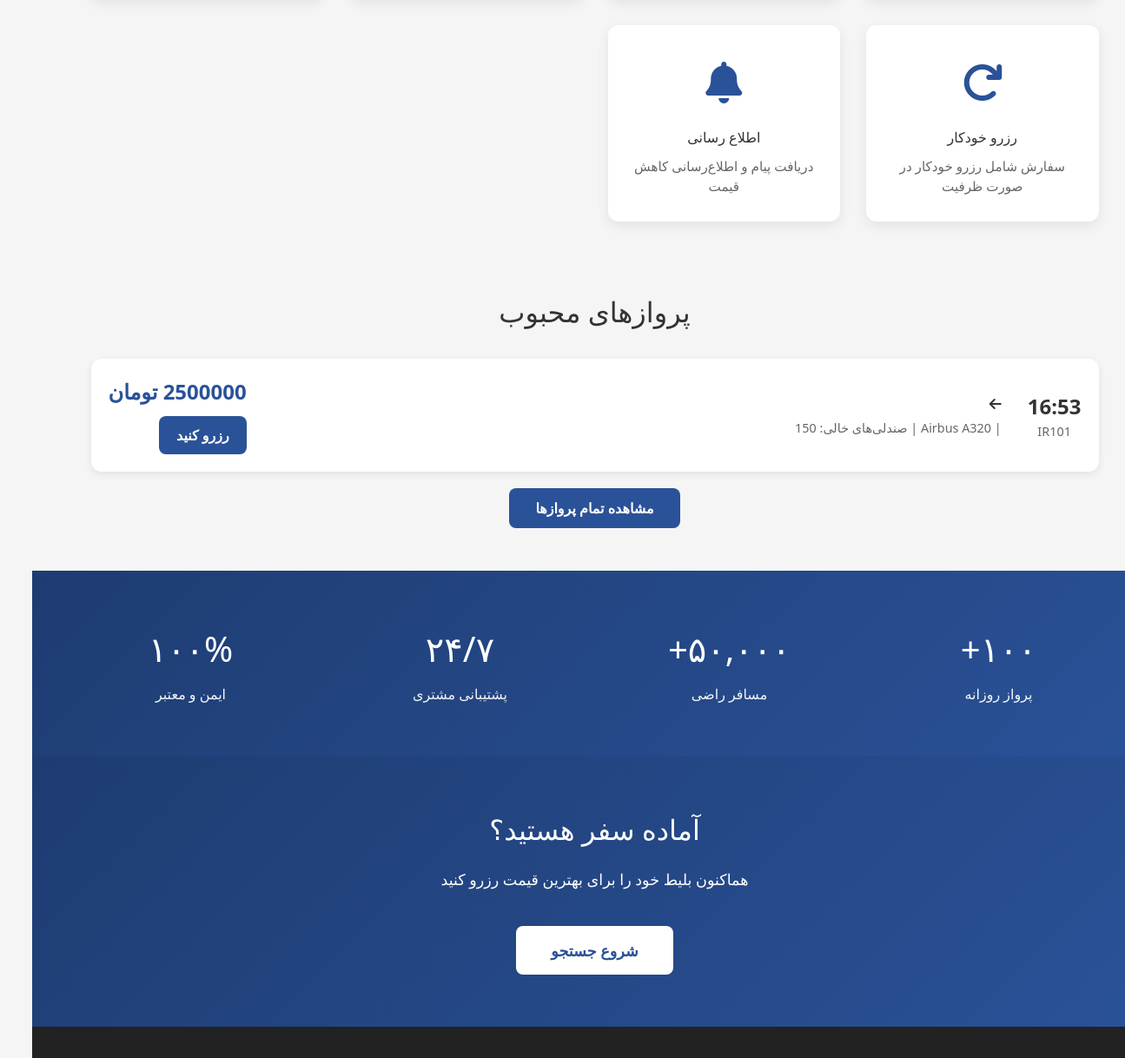
/flight/ (middle part), run on an earlier commit of the app's database.
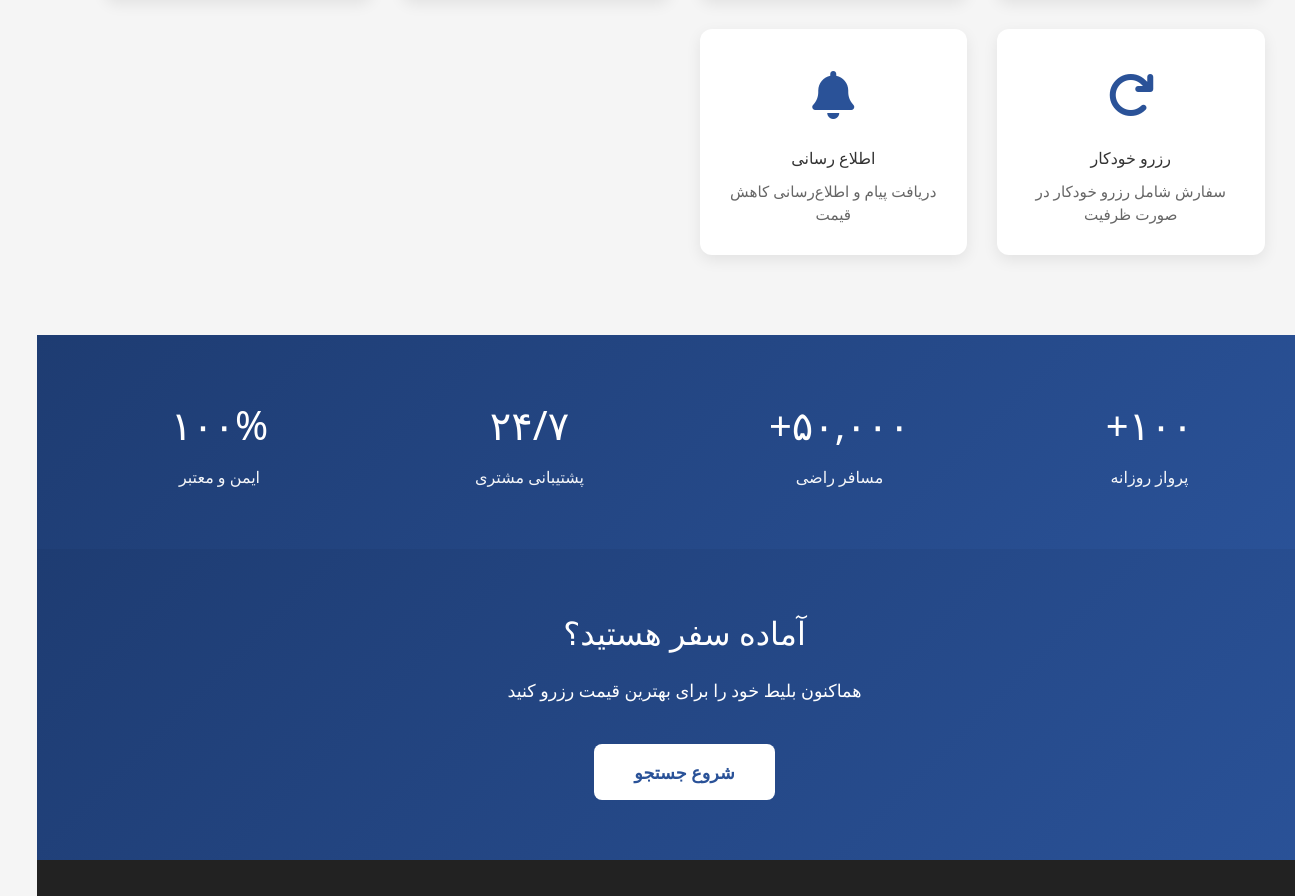
And on a later commit of the database.
### flights/models.py (models this page shows, shortened)
class Flight(models.Model):
    STATUS_CHOICES = [
        ('active', 'فعال'),
        ('cancelled', 'لغو شده'),
    ]
    flight_number = models.CharField(max_length=10, unique=True)
    origin = models.ForeignKey(City, on_delete=models.PROTECT, related_name='flight_departures')
    destination = models.ForeignKey(City, on_delete=models.PROTECT, related_name='flight_arrivals')
    airline = models.ForeignKey(Airline, on_delete=models.PROTECT)
    departure_time = models.DateTimeField()
    arrival_time = models.DateTimeField()
    aircraft_type = models.CharField(max_length=100)
    total_seats = models.IntegerField()
    available_seats = models.IntegerField()
    price_per_seat = models.DecimalField(max_digits=10, decimal_places=2, null=True)
    status = models.CharField(max_length=20, choices=STATUS_CHOICES, default='active')
    created_at = models.DateTimeField(auto_now_add=True)
    updated_at = models.DateTimeField(auto_now=True)
    class Meta:
        ordering = ['-departure_time']

### flights/views.py (the view)
# urls.py: path('flight/', HomeView.as_view(), name='home'),
class HomeView(TemplateView):
    template_name = 'home.html'
    def get_context_data(self, **kwargs):
        context = super().get_context_data(**kwargs)
        context['cities'] = City.objects.all().order_by('name')
        context['total_flights'] = Flight.objects.filter(status='active').count()
        context['latest_flights'] = Flight.objects.filter(status='active')[:5]
        return context

### templates/home.html (shortened to what this page needs)
{% extends "base.html" %}
{% block content %}
    <section class="features">
        <div class="features-grid">
            <div class="feature-card">
                <div class="feature-icon">
                    <i class="fas fa-redo"></i>
                </div>
                <h3>رزرو خودکار</h3>
                <p>سفارش‌ شامل رزرو خودکار در صورت ظرفیت</p>
            </div>
            <div class="feature-card">
                <div class="feature-icon">
                    <i class="fas fa-bell"></i>
                </div>
                <h3>اطلاع رسانی</h3>
                <p>دریافت پیام و اطلاع‌رسانی کاهش قیمت</p>
            </div>
        </div>
    </section>
    {% if latest_flights %}
    <section class="flights-section">
        <h2 class="flights-title">پروازهای محبوب</h2>
        {% for flight in latest_flights %}
        <div class="flight-card">
            <div class="flight-left">
                <div class="flight-time">
                    <div class="time">{{ flight.departure_time|date:"H:i" }}</div>
                    <div style="color: #666; font-size: 0.9em;">{{ flight.flight_number }}</div>
                </div>
                <div class="flight-route-info">
                    <div class="route">
                        {{ flight.origin_city }} <i class="fas fa-arrow-left"></i> {{ flight.destination_city }}
                    </div>
                    <div class="details">
                        {{ flight.airline }} | {{ flight.aircraft_type }} | صندلی‌های خالی: {{ flight.available_seats }}
                    </div>
                </div>
            </div>
            <div class="flight-right">
                <div class="flight-price">
                    {{ flight.price_per_seat|floatformat:"0" }} تومان
                </div>
                <button class="flight-btn" onclick="window.location.href='{% url 'bookings:create_booking' flight.id %}'">
                    رزرو کنید
                </button>
            </div>
        </div>
        {% endfor %}
        <div style="text-align: center; margin-top: 30px;">
            <a href="{% url 'flights:flights_list' %}" style="background: #2a5298; color: white; padding: 12px 30px; border-radius: 8px; text-decoration: none; font-weight: 600;">
                مشاهده تمام پروازها
            </a>
        </div>
    </section>
    {% endif %}
    <section class="stats">
        <div class="stats-content">
            <div class="stat-item">
                <h3>۱۰۰+</h3>
                <p>پرواز روزانه</p>
            </div>
            <div class="stat-item">
                <h3>۵۰,۰۰۰+</h3>
                <p>مسافر راضی</p>
            </div>
            <div class="stat-item">
                <h3>۲۴/۷</h3>
                <p>پشتیبانی مشتری</p>
            </div>
            <div class="stat-item">
                <h3>۱۰۰%</h3>
                <p>ایمن و معتبر</p>
            </div>
        </div>
    </section>
    <section class="cta-section">
        <div style="max-width: 1200px; margin: 0 auto;">
            <h2>آماده سفر هستید؟</h2>
            <p style="margin: 20px 0; font-size: 1.1em;">هماکنون بلیط خود را برای بهترین قیمت رزرو کنید</p>
            <button class="cta-button" onclick="document.querySelector('.search-box').scrollIntoView({behavior: 'smooth'})">
                شروع جستجو
            </button>
        </div>
    </section>
    <footer>
    </footer>
{% endblock %}

### templates/base.html (shortened to what this page needs)
<!DOCTYPE html>
<html lang="fa" dir="rtl">
<head>
    <link href="https://cdnjs.cloudflare.com/ajax/libs/font-awesome/6.4.0/css/all.min.css" rel="stylesheet">
    <script src="https://cdn.tailwindcss.com"></script>
    <link rel="stylesheet" href="https://cdn.fontcdn.ir/Vazirmatn/Vazirmatn.css">
</head>
<body>
    <main>
        {% block content %}{% endblock %}
    </main>
</body>
</html>

### templates/base.html (style rules this page uses)
* { margin: 0; padding: 0; box-sizing: border-box; }
body { font-family: 'IRANSans', 'Segoe UI', sans-serif; background-color: #f5f5f5; color: #333; line-height: 1.6; }
main { min-height: calc(100vh - 200px); }
footer { background: #222; color: white; padding: 40px 20px; text-align: center; }

### templates/home.html (style rules this page uses)
* { margin: 0; padding: 0; box-sizing: border-box; }
body { font-family: 'IRANSans', 'Segoe UI', sans-serif; background-color: #f5f5f5; color: #333; line-height: 1.6; }
.features { max-width: 1200px; margin: 80px auto; padding: 0 20px; }
.features-grid { display: grid; grid-template-columns: repeat(auto-fit, minmax(250px, 1fr)); gap: 30px; }
.feature-card { background: white; padding: 30px; border-radius: 12px; text-align: center; box-shadow: 0 5px 15px rgba(0,0,0,0.08); transition: transform 0.3s, box-shadow 0.3s; }
.feature-icon { font-size: 3em; color: #2a5298; margin-bottom: 15px; }
.feature-card h3 { margin-bottom: 10px; color: #333; }
.feature-card p { color: #666; font-size: 0.95em; }
.stats { background: linear-gradient(135deg, #1e3c72 0%, #2a5298 100%); color: white; padding: 60px 20px; }
.stats-content { max-width: 1200px; margin: 0 auto; display: grid; grid-template-columns: repeat(auto-fit, minmax(200px, 1fr)); gap: 40px; text-align: center; }
.stat-item h3 { font-size: 2.5em; margin-bottom: 10px; }
.stat-item p { font-size: 1em; opacity: 0.95; }
footer { background: #222; color: white; padding: 40px 20px; text-align: center; }
.cta-section { background: linear-gradient(135deg, #1e3c72 0%, #2a5298 100%); color: white; padding: 60px 20px; text-align: center; }
.cta-section h2 { font-size: 2em; margin-bottom: 20px; }
.cta-button { background: white; color: #2a5298; border: none; padding: 15px 40px; border-radius: 8px; font-size: 1.1em; font-weight: bold; cursor: pointer; transition: transform 0.3s; margin-top: 20px; }

What changed in the data, as far as the page shows it:
removed Flight: departure_time "16:53", flight_number "IR101", aircraft_type "Airbus A320", price_per_seat "2500000"
Also different on the page:
text no longer shown: "پروازهای محبوب مشاهده تمام پروازها"
